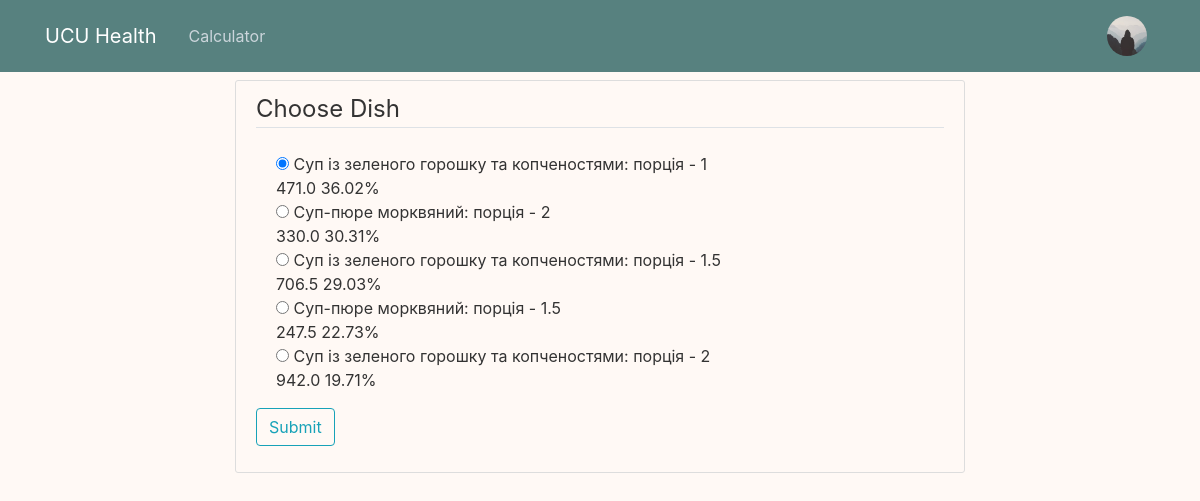
/view_dishes/2 (signed in), run on the app's committed database.
### main/models.py (models this page shows, shortened)
class User(db.Model, UserMixin):
    id = db.Column(db.Integer, primary_key=True)
    username = db.Column(db.String(20), unique=True, nullable=False)
    email = db.Column(db.String(120), unique=True, nullable=False)
    password = db.Column(db.String(100), nullable=False)
    image_file = db.Column(db.String(20), nullable = False, default='default.jpg')
    custom_plan = db.Column(db.Boolean, default = False)
    sex = db.Column(db.String(10), nullable = False)
    age = db.Column(db.Integer, nullable = False)
    height = db.Column(db.Integer, nullable=False)
    weight = db.Column(db.Integer, nullable=False)
    goal = db.Column(db.Integer, nullable=False)
    activity = db.Column(db.Float, nullable=False)
    calories = db.Column(db.Float, nullable=False)
    proteins = db.Column(db.Float, nullable=False)
    carbs = db.Column(db.Float, nullable=False)
    fats = db.Column(db.Float, nullable=False)
    meals = db.relationship('Meal', backref="author", lazy = True)

class Dish(db.Model):
    id = db.Column(db.Integer, primary_key = True)
    dishes = db.Column(db.String(200), nullable = False)
    satis = db.Column(db.String(10), nullable = False)
    calories = db.Column(db.Float, nullable = False)
    proteins = db.Column(db.Float, nullable = False)
    carbs = db.Column(db.Float, nullable = False)
    fats = db.Column(db.Float, nullable = False)
    meal_id = db.Column(db.Integer, db.ForeignKey('meal.id'), default = 0)

### main/routes.py (the view, shortened to what this page needs)
@app.route("/view_dishes/<int:meal_id>", methods=['GET', 'POST'])
def view_dishes(meal_id):
    form = PossibleMeals()
    meal = Meal.query.get_or_404(meal_id)
    if meal.author != current_user:
        abort(403)
    dishes = Dish.query.filter_by(meal = meal).all()
    if not dishes:
        abort(404)
    choices = []
    dct = {}
    for dish in dishes:
        choices.append((dish.id, dish))
        dct[dish.id] = dish.dishes.split(', ')
    form.dish_var.choices = choices
    if request.method == 'GET':
        form.dish_var.data = meal.choicen
    test_form = list(zip(form.dish_var.choices, form.dish_var))
    return render_template('view_dishes.html', dishes = dict(choices),
            test = test_form, form = form, title = 'View Dishes', dct = dct)

### main/forms.py
class PossibleMeals(FlaskForm):
    dish_var = RadioField('Choose one from the list:',
            choices=[], validate_choice=[DataRequired()], coerce=int)
    submit = SubmitField("Submit")

### main/models.py (called while the page is built)
@login_manager.user_loader
def load_user(user_id):
    return User.query.get(int(user_id))

### main/templates/view_dishes.html (shortened to what this page needs)
{% extends "layout.html" %}
{% block content %}
    <div class="content-section">
        <form method="POST" action="">
            <fieldset class="form-group">
                <legend class="border-bottom mb-4">Choose Dish</legend>
                {% for choice, radio in test %}
                    <div class="form-check">
                        {{ radio() }}
                        {% for dish in dct[choice[0]] %}
                            {{ dish }}<br>
                        {% endfor %}
                        {{ dishes[choice[0]].calories }}
                        {{ dishes[choice[0]].satis }}
                    </div>
                {% endfor %}
            </fieldset>
            <div class="form-group">
                {{ form.submit(class="btn btn-outline-info") }}
            </div>
        </form>
    </div>
{% endblock content %}

### main/templates/layout.html (shortened to what this page needs)
<!DOCTYPE html>
<html>
  <head>
    <link
      rel="stylesheet"
      href="https://maxcdn.bootstrapcdn.com/bootstrap/4.0.0/css/bootstrap.min.css"
 />
    <link
      rel="stylesheet"
      type="text/css"
      href="{{ url_for('static', filename='main.css') }}" />
  </head>
  <body>
    <header class="site-header">
      <nav class="navbar navbar-expand-lg navbar-dark bg-steel fixed-top">
        <div class="container">
          <a class="navbar-brand mr-4" href="{{ url_for('main') }}">UCU Health</a>
          <div class="collapse navbar-collapse" id="navbarToggle">
            <div class="navbar-nav mr-auto">
              <a class="nav-item nav-link" href="{{ url_for('calculator') }}">Calculator</a>
            </div>
            <div class="navbar-nav">
            {% if current_user.is_authenticated %}
              <a class="nav-item nav-link" href="{{ url_for("account") }}"><img class="rounded-circle panel-img" src="{{ url_for('static', filename = 'profile_pics/' + current_user.image_file ) }} "></a>
            {% else %}
              <a class="nav-item nav-link" href="{{ url_for("login") }}">Login</a>
              <a class="nav-item nav-link" href="{{ url_for("register") }}">Register</a>
            {% endif %}
            </div>
          </div>
        </div>
      </nav>
    </header>
    <main role="main" class="container">
      <div class="row">
        <div class="col-md-8">
          {% block content %}{% endblock %}
        </div>
    </main>
  </body>
</html>

### main/static/main.css (style rules this page uses)
body { background: #fff9f5; color: #333333; margin-top: 5rem; }
.row { display: flex; justify-content: center; align-items: center; }
.bg-steel { background-color: #57817f; }
.site-header .navbar-nav .nav-link { color: #cbd5db; }
.content-section { background: #fff9f5;; padding: 10px 20px; border: 1px solid #dddddd; border-radius: 3px; margin-bottom: 20px; }
.panel-img { height: 40px; width: 40px; }

### data on the page
User: image_file (placeholder picture)
Dish: dishes "Суп із зеленого горошку та копченостями: порція - 1", calories "471.0", satis "36.02%"
Dish: dishes "Суп-пюре морквяний: порція - 2", calories "330.0", satis "30.31%"
Dish: dishes "Суп із зеленого горошку та копченостями: порція - 1.5", calories "706.5", satis "29.03%"
Dish: dishes "Суп-пюре морквяний: порція - 1.5", calories "247.5", satis "22.73%"
Dish: dishes "Суп із зеленого горошку та копченостями: порція - 2", calories "942.0", satis "19.71%"
